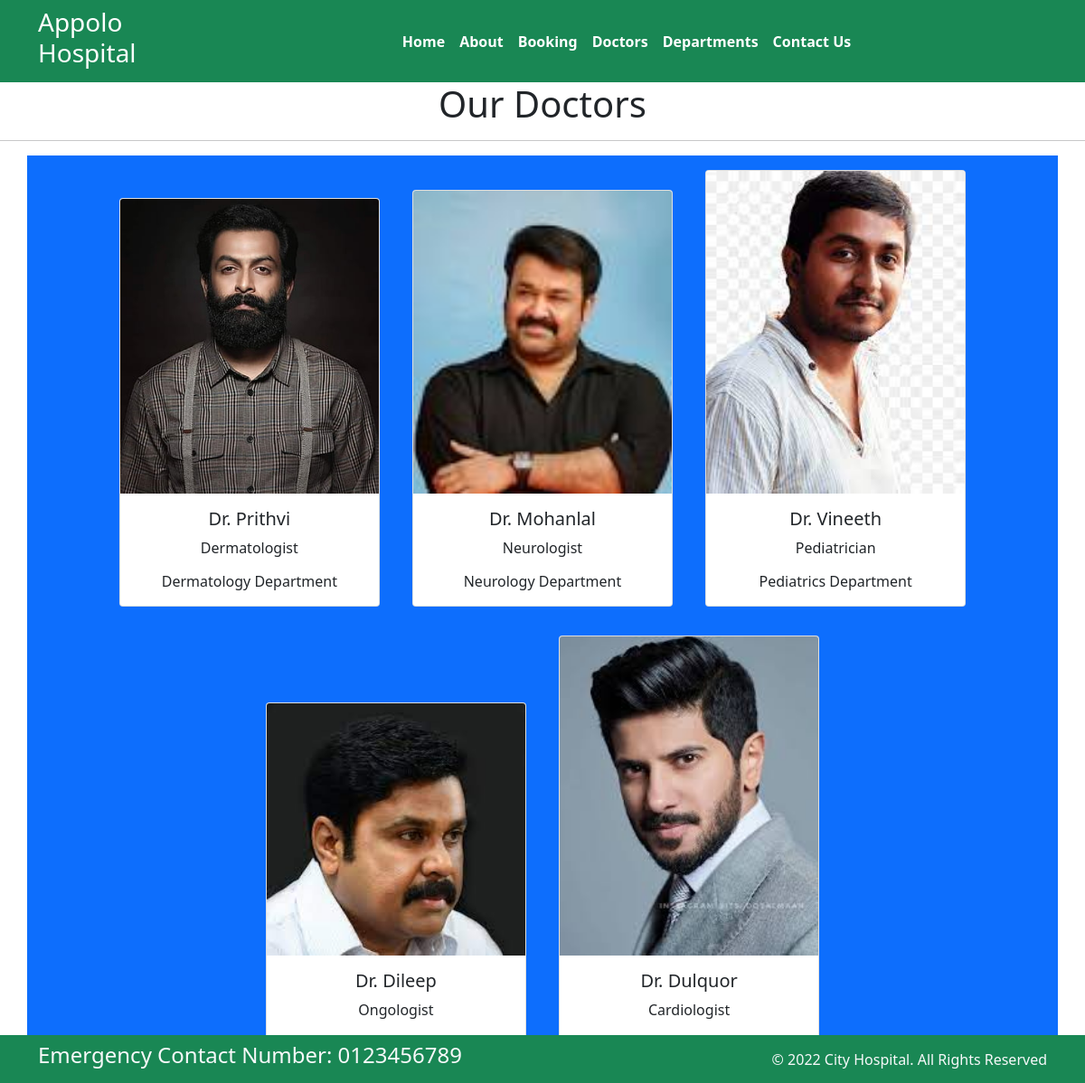
Page /doctors on the committed database.
### home/models.py (models this page shows, shortened)
class doctors(models.Model):
    doc_name = models.CharField(max_length=255)
    doc_spec = models.CharField(max_length=255)
    dep_name = models.ForeignKey(Deparments, on_delete=models.CASCADE)
    doc_image = models.ImageField(upload_to='doctors')

class Deparments(models.Model):
    dep_name = models.CharField(max_length=100)
    dep_description = models.TextField()
    def __str__(self):
        return self.dep_name

### home/views.py (the view)
# urls.py: path('doctors', views.Doctors, name='doctors'),
def Doctors(request):
    dict_docs={
        'doctor': doctors.objects.all()
    }
    return render(request,'doctors.html',dict_docs)

### templates/doctors.html (shortened to what this page needs)
{% extends "base.html" %}
{% block content %}
<h1 class="text-center"> Our Doctors </h1>
<hr>
<div class='container text-center bg-primary'>
    {% for d in doctor %}
        <div class="card text-center mx-3 my-3" style="width: 18rem; display:inline-block">
            <img class="card-img-top" src="{{ d.doc_image.url }}" alt="Card image cap">
            <div class="card-body">
              <h5 class="card-title">Dr. {{ d.doc_name }}</h5>
              <p class="card-text">{{d.doc_spec}}</p>
              <h6 class="card-text">{{d.dep_name}} Department</h6>
            </div>
          </div>
    {% endfor %}
</div>
{% endblock%}

### templates/base.html (shortened to what this page needs)
{% load static %}
<!DOCTYPE html>
<html>
  <head>
    <link rel="stylesheet"
      href=" https://cdn.jsdelivr.net/npm/bootstrap@5.1.3/dist/css/bootstrap.min.css ">
    <link rel="stylesheet"
      href="https://use.fontawesome.com/releases/v5.2.0/css/all.css">
      <link rel="stylesheet"
      href="{% static '/css/style.css' %}">
  </head>
  <body>
    <nav class="navbar bg-success navbar-expand-md ">
      <div class="container">
        <div class="col-2 text-left pl-md-0">
          <h3 class="text-white"> Appolo Hospital </h3>
        </div>
        <div
          class="collapse navbar-collapse justify-content-center col-md-8 navbar-collapse-3">
          <ul class="navbar-nav justify-content-center  fw-bold">
            <li class="nav-item active">
              <a class="nav-link text-white" href="{% url 'home' %}">Home </a>
            </li>
            <li class="nav-item">
              <a class="nav-link text-white" href="{% url 'about' %}">About</a>
            </li>
            <li class="nav-item">
              <a class="nav-link text-white" href="{% url 'booking' %}">Booking</a>
            </li>
            <li class="nav-item">
              <a class="nav-link text-white" href="{% url 'doctors' %}">Doctors</a>
            </li>
			 <li class="nav-item">
              <a class="nav-link text-white" href="{% url 'department' %}">Departments</a>
            </li>
            <li class="nav-item">
              <a class="nav-link text-white" href="{% url 'contact' %}">Contact Us</a>
            </li>
          </ul>
        </div>
      </div>
    </nav>
    {% block content %}Home Page{% endblock%}
    <section class="fixed-bottom">
      <footer class="pt-2 pb-2  bg-success text-light">
        <div class="container">
          <div class="row align-items-center">
            <div class="col-12 col-md-8">
              <h4>Emergency Contact Number: 0123456789</h4>
            </div>
            <div class="col-12 col-md-4 mt-4 mt-md-0 text-center text-md-end">
              © 2022 City Hospital. All Rights Reserved
            </div>
          </div>
        </div>
      </footer>
    </section>
  </body>
</html>

### rows in the picture
doctors: doc_image (picture), doc_name "Prithvi", doc_spec "Dermatologist", dep_name "Dermatology"
doctors: doc_image (picture), doc_name "Mohanlal", doc_spec "Neurologist", dep_name "Neurology"
doctors: doc_image (picture), doc_name "Vineeth", doc_spec "Pediatrician", dep_name "Pediatrics"
doctors: doc_image (picture), doc_name "Dileep", doc_spec "Ongologist"
doctors: doc_image (picture), doc_name "Dulquor", doc_spec "Cardiologist"
